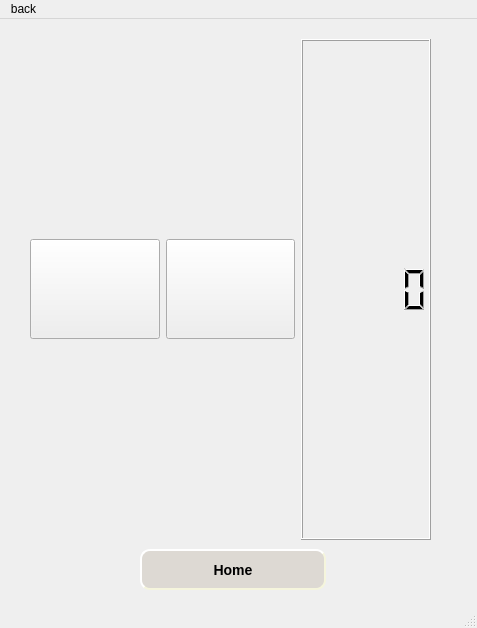
<?xml version="1.0" encoding="UTF-8"?>
<ui version="4.0">
 <class>game1</class>
 <widget class="QMainWindow" name="game1">
  <property name="geometry">
   <rect>
    <x>0</x>
    <y>0</y>
    <width>477</width>
    <height>628</height>
   </rect>
  </property>
  <property name="windowTitle">
   <string>MainWindow</string>
  </property>
  <widget class="QWidget" name="centralwidget">
   <widget class="QWidget" name="layoutWidget">
    <property name="geometry">
     <rect>
      <x>30</x>
      <y>20</y>
      <width>401</width>
      <height>501</height>
     </rect>
    </property>
    <layout class="QVBoxLayout" name="verticalLayout">
     <item>
      <layout class="QHBoxLayout" name="horizontalLayout">
       <item>
        <widget class="QPushButton" name="pp1">
         <property name="minimumSize">
          <size>
           <width>0</width>
           <height>100</height>
          </size>
         </property>
         <property name="text">
          <string/>
         </property>
        </widget>
       </item>
       <item>
        <widget class="QPushButton" name="pp">
         <property name="minimumSize">
          <size>
           <width>0</width>
           <height>100</height>
          </size>
         </property>
         <property name="text">
          <string/>
         </property>
        </widget>
       </item>
       <item>
        <widget class="QLCDNumber" name="lcdNumber_2"/>
       </item>
      </layout>
     </item>
     <item>
      <layout class="QGridLayout" name="container">
       <property name="spacing">
        <number>2</number>
       </property>
      </layout>
     </item>
    </layout>
   </widget>
   <widget class="QPushButton" name="pushButton_3">
    <property name="geometry">
     <rect>
      <x>140</x>
      <y>530</y>
      <width>186</width>
      <height>41</height>
     </rect>
    </property>
    <property name="styleSheet">
     <string notr="true">#pushButton_3

{
 background-color: rgb(203, 194, 182, 0.5);
 
    border-style: outset;
    border-width: 2px;
    border-radius: 10px;
    border-color: beige;
    font: bold 14px;
    min-width: 10em;
    padding: 6px;
color: rgb(0, 0, 0);
}
</string>
    </property>
    <property name="text">
     <string>Home</string>
    </property>
   </widget>
  </widget>
  <widget class="QMenuBar" name="menubar">
   <property name="geometry">
    <rect>
     <x>0</x>
     <y>0</y>
     <width>477</width>
     <height>25</height>
    </rect>
   </property>
   <widget class="QMenu" name="menuback">
    <property name="title">
     <string>back</string>
    </property>
    <addaction name="actionback"/>
   </widget>
   <addaction name="menuback"/>
  </widget>
  <widget class="QStatusBar" name="statusbar"/>
  <action name="actionback">
   <property name="text">
    <string>back</string>
   </property>
  </action>
 </widget>
 <resources/>
 <connections/>
</ui>
